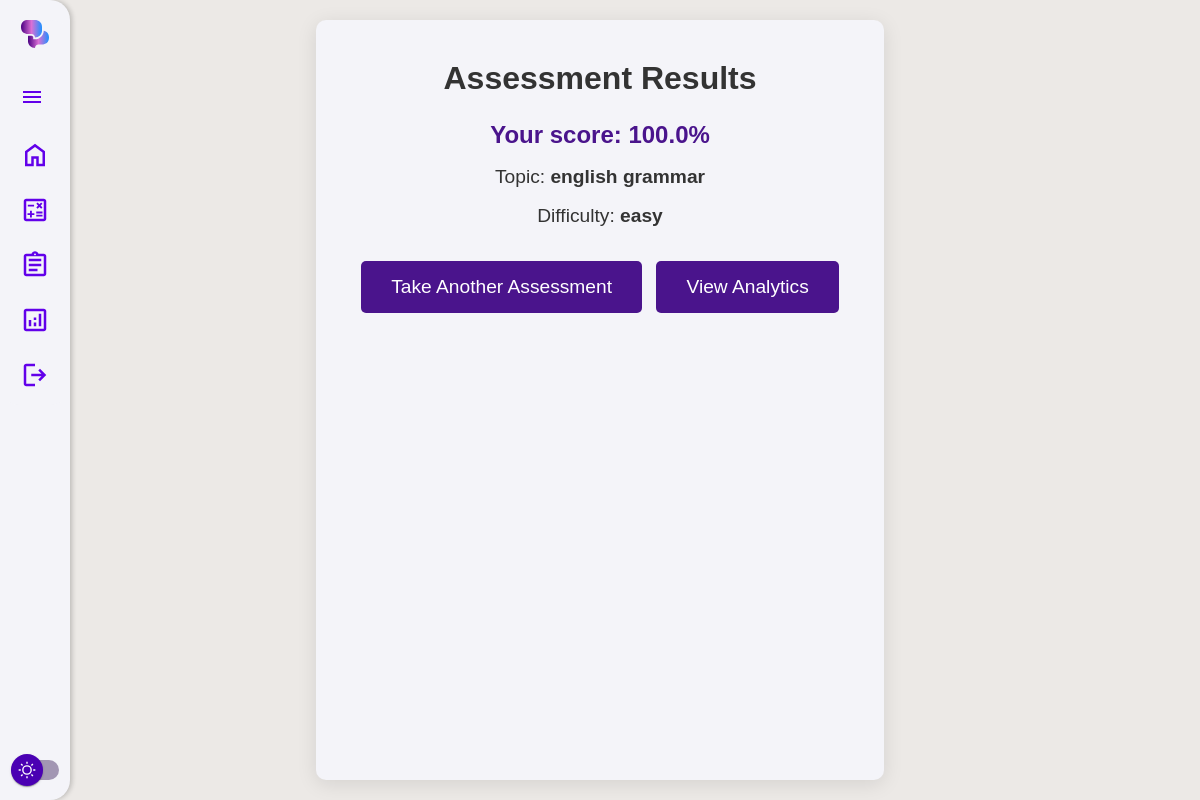
Page /results/1/ (signed in) on the committed database.
### assesment/models.py (models this page shows, shortened)
class Assessment(models.Model):
    DIFFICULTY_LEVELS = [
        ('easy', 'Easy'),
        ('medium', 'Medium'),
        ('hard', 'Hard'),
    ]
    user = models.ForeignKey(User, on_delete=models.CASCADE)
    topic = models.ForeignKey(Topic, on_delete=models.CASCADE)
    difficulty = models.CharField(max_length=10, choices=DIFFICULTY_LEVELS)
    date_taken = models.DateTimeField(auto_now_add=True)
    score = models.FloatField(null=True, blank=True)

class Topic(models.Model):
    name = models.CharField(max_length=100)

### assesment/views.py (the view)
# urls.py: path('results/<int:assessment_id>/', views_assess.show_results, name='show_results'),
@login_required
def show_results(request, assessment_id):
    assessment = Assessment.objects.get(id=assessment_id)
    return render(request, 'show_results.html', {'assessment': assessment})

### templates/show_results.html (shortened to what this page needs)
<!DOCTYPE html>
<html lang="en">
<head>
</head>
<body>
    <div class="left-bar">
        <div class="button-container">
            <button class="ui-switch">
              <a href="{% url 'chat_view' %}" >
                <div>
                  <div style="transform: scale(1);">
                </div>
              </a>
            </button>
            <button onclick="togglePanel()" class="icon-button">
              <svg xmlns="http://www.w3.org/2000/svg" height="30px" viewBox="0 0 30 30" width="30px" class="icon">
                  <path d="M0 0h24v24H0z" fill="none"/>
                  <path d="M3 18h18v-2H3v2zm0-5h18v-2H3v2zm0-7v2h18V6H3z" fill="#6200EA"/>
              </svg>
            </button>
            <button class="icon-button">
              <a href="{% url 'chat_view' %}">
                <svg xmlns="http://www.w3.org/2000/svg" height="30px" viewBox="0 -960 960 960" width="30px" fill="#6200EA">
                    <path d="M240-200h120v-240h240v240h120v-360L480-740 240-560v360Zm-80 80v-480l320-240 320 240v480H520v-240h-80v240H160Zm320-350Z"/>
                </svg>
              </a>
            </button>
            <button class="icon-button">
                <a href="{% url 'calculator' %}">
                </a>
            </button>
            {% if user.is_authenticated %}
            <button class="icon-button">
              <a href="{% url 'start_assessment' %}">
              </a>
            </button>
            <button class="icon-button">
              <a href="{% url 'view_analytics' %}">
              </a>
            </button>
            <form method="post" action="{% url 'logout' %}">
              <button class="icon-button" type="submit">
                <svg xmlns="http://www.w3.org/2000/svg" height="30px" viewBox="0 -960 960 960" width="30px" fill="#6200EA">
                  <path d="M200-120q-33 0-56.5-23.5T120-200v-560q0-33 23.5-56.5T200-840h280v80H200v560h280v80H200Zm440-160-55-58 102-102H360v-80h327L585-622l55-58 200 200-200 200Z"/>
                </svg>
              </button>
            </form>
            {% endif %}
        </div>
        <div>
          <label class="ui-switch">
            <div class="slider">
              <div class="circle"></div>
            </div>
          </label>
        </div>
      </div>
    <div class="layout">
        <div class="container">
            <h1>Assessment Results</h1>
            <p class="score">Your score: <strong>{{ assessment.score }}%</strong></p>
            <p>Topic: <strong>{{ assessment.topic.name }}</strong></p>
            <p>Difficulty: <strong>{{ assessment.difficulty }}</strong></p>
            <div class="button-group">
                <a href="{% url 'start_assessment' %}" class="button">Take Another Assessment</a>
                <a href="{% url 'view_analytics' %}" class="button">View Analytics</a>
            </div>
        </div>
    </div>
</body>
</html>

### templates/show_results.html (style rules this page uses)
* { margin: 0; padding: 0; box-sizing: border-box; }
body { font-family: 'Poppins', sans-serif; background: var(--background); color: var(--text-color); height: 100vh; padding: 20px; display: flex; transition: background 0.3s ease, color 0.3s ease; }
.layout { background-color: var(--panel-bg); padding: 20px; border-radius: 10px; box-shadow: 0 4px 20px rgba(0, 0, 0, 0.1); max-width: 80%; margin: 0 auto; text-align: center; overflow: hidden; }
.layout .container { padding: 20px; }
.layout h1 { font-size: 2rem; color: var(--text-color); margin-bottom: 20px; font-weight: 700; }
.layout p { font-size: 1.2rem; color: var(--text-color); margin: 10px 0; line-height: 1.5; }
.layout .score { font-size: 1.5rem; color: var(--hamburger-color); font-weight: 600; }
.layout .button-group { margin-top: 20px; }
.layout .button { display: inline-block; padding: 15px 30px; margin: 10px 5px; font-size: 1.2rem; color: #ffffff; background-color: var(--hamburger-color); border-radius: 5px; text-decoration: none; transition: background-color 0.3s ease; }
:root { --background: #ece9e6; --text-color: #333; --panel-bg: #f4f4f9; --chat-bg: #ffffff; --chat-header-bg: linear-gradient(135deg, #4a148c, #7b1fa2); --user-message-bg: linear-gradient(135deg, #6a11cb, #2575fc); --bot-message-bg: #f0f0f0; --footer-bg: #ffffff; }
:root { --background: #ece9e6; --text-color: #333; --panel-bg: #f4f4f9; --chat-bg: #ffffff; --chat-header-bg: linear-gradient(135deg, #4a148c, #7b1fa2); --user-message-bg: linear-gradient(135deg, #6a11cb, #2575fc); --bot-message-bg: #f0f0f0; --footer-bg: #ffffff; --hamburger-color: #4A148C; }
.button-container { display: flex; flex-direction: column; background-color: #F4F4F9; border-radius: 20px; align-items: center; justify-content: center; }
.ui-switch { --switch-bg: #a296b3; --switch-width: 48px; --switch-height: 20px; --circle-diameter: 32px; --circle-bg: #4A00B3; --circle-inset: calc((var(--circle-diameter) - var(--switch-height)) / 2); }
.slider { -webkit-appearance: none; -moz-appearance: none; appearance: none; width: var(--switch-width); height: var(--switch-height); background: var(--switch-bg); border-radius: 999px; position: relative; cursor: pointer; }
.slider .circle { top: calc(var(--circle-inset) * -1); left: 0; width: var(--circle-diameter); height: var(--circle-diameter); position: absolute; background: var(--circle-bg); border-radius: inherit; background-repeat: no-repeat; background-position: center center; transition: left 150ms cubic-bezier(0.4, 0, 0.2, 1) 0ms, transform 150ms cubic-bezier(0.4, 0, 0.2, 1) 0ms; display: flex; align-items: center; justify-content: center; box-shadow: 0px 2px 1px -1px rgba(0,0,0,0.2), 0px 1px 1px 0px rgba(0,0,0,0.14), 0px 1px 3px 0px rgba(0,0,0,0.12); }
.slider .circle::before { content: ""; position: absolute; width: 100%; height: 100%; background: rgba(255, 255, 255, 0.75); border-radius: inherit; transition: all 500ms; opacity: 0; }
.icon-button { background: none; border: none; cursor: pointer; padding: 10px; transition: transform 0.2s; }
.left-bar { position: fixed; left: 0; top: 0; height: 100%; width: 70px; background-color: var(--panel-bg); border-radius: 0 20px 20px 0; display: flex; flex-direction: column; align-items: center; padding: 20px 0; box-shadow: 2px 0 5px rgba(0, 0, 0, 0.2); justify-content: space-between; }
.left-bar button { background: none; border: none; cursor: pointer; font-size: 20px; color: var(--hamburger-color); transition: color 0.3s ease; }

### rows in the picture
Assessment: score "100.0", topic.name "english grammar", difficulty "easy"
